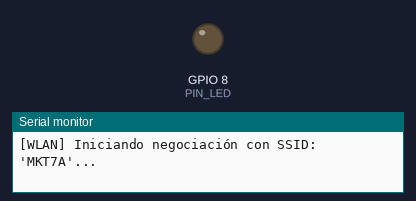
Recording of a sketch running on a simulated ESP32. Shown: output pins drawn as LEDs (lit = HIGH), the last lines printed to the serial monitor. WiFi joins after 1.5 s; servers stay silent unless stated; uploads are accepted with an empty reply.

Above: at 0.1 s.
At 10.8 s:
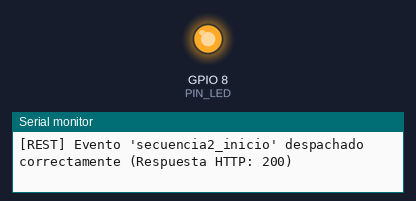
Timing chart, 0 to 12.3 s (numbered marks = the images above):
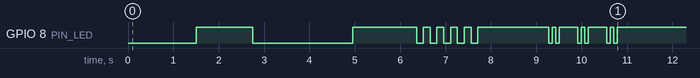

The sketch:

esp32_c3_supermini.ino
```cpp
/**
 * @file esp32_c3_supermini.ino
 * @brief Sketch principal de control y telemetría para ESP32-C3 Super Mini (Arduino IDE).
 * @details Orquesta la inicialización del hardware, la conexión a la infraestructura
 *          Wi-Fi y la ejecución de los métodos de control lumínico y lectura térmica
 *          bajo el paradigma orientado a objetos (POO).
 *
 * @author Mecatrónica - Programación Avanzada
 * @version 1.1.0
 */

#include "ESP32C3Dispositivo.h"

// =========================================================================
// PARÁMETROS DE CONFIGURACIÓN DE RED Y SERVICIOS
// =========================================================================

/** @brief Identificador del conjunto de servicios inalámbricos (SSID en 2.4 GHz). */
const char* WIFI_SSID     = "MKT7A";

/** @brief Clave de autenticación para la infraestructura Wi-Fi. */
const char* WIFI_PASSWORD = "87654321";

/**
 * @brief Localizador uniforme de recursos (URI) del endpoint de la API telemétrica.
 * @note Opciones típicas de despliegue:
 *       - Local / LAN:     "http://192.168.1.100:8000/api/eventos"
 *       - VPS con PHP:     "http://tu-dominio.com/api/index.php"
 *       - PythonAnywhere:  "https://tu_usuario.pythonanywhere.com/api/eventos"
 */
const String API_URL      = "http://192.168.1.100:8000/api/eventos";

// =========================================================================
// ASIGNACIÓN DE HARDWARE (ESP32-C3 SUPER MINI)
// =========================================================================

/**
 * @brief Terminal GPIO asignado al diodo emisor de luz integrado en placa.
 * @note En la placa ESP32-C3 Super Mini, el LED azul de usuario reside en GPIO 8.
 */
const uint8_t PIN_LED     = 8;

/**
 * @brief Configuración de lógica activa para la excitación del LED integrado.
 * @note La topología de circuito utiliza nivel bajo activo (Active LOW: LOW = ON, HIGH = OFF).
 */
const bool LED_ACTIVO_BAJO = true;

// =========================================================================
// INSTANCIACIÓN DE LA ENTIDAD CONTROLADORA (POO)
// =========================================================================

/**
 * @brief Instancia global del controlador de la tarjeta embebida.
 */
ESP32C3Dispositivo dispositivo(WIFI_SSID, WIFI_PASSWORD, API_URL, PIN_LED, LED_ACTIVO_BAJO);

/**
 * @brief Rutina de configuración inicial del sistema (ejecutada una única vez al arranque).
 * @details Configura registros, inicializa la consola CDC USB nativa, establece la asociación
 *          de red y valida secuencialmente cada uno de los métodos requeridos.
 */
void setup() {
    // 1. Inicialización de periféricos y UART/USB CDC a 115200 baudios
    dispositivo.iniciar(115200);

    // Retardo de estabilización para el bus USB CDC nativo
    delay(1000);

    // 2. Establecimiento mandatorio de enlace inalámbrico Wi-Fi
    Serial.println(F("\n========================================================"));
    Serial.println(F(" SISTEMA DE TELEMETRÍA Y CONTROL ESP32-C3 SUPER MINI"));
    Serial.println(F("========================================================"));
    Serial.println(F("[INICIO] Negociando asociación a la red inalámbrica..."));

    if (dispositivo.conectarWiFi()) {
        Serial.println(F("[INICIO] Conectividad Wi-Fi operativa. Iniciando batería de pruebas..."));
    } else {
        Serial.println(F("[ALERTA] Fallo inicial de enlace Wi-Fi. Las funciones intentarán reconectar."));
    }

    // 3. Demostración y validación de los métodos de control requeridos:

    // Método 1: Excitación del LED indicador
    Serial.println(F("\n--- [Prueba 1] Método: encenderLed() ---"));
    dispositivo.encenderLed();
    delay(2000);

    // Método 2: Desactivación del LED indicador
    Serial.println(F("\n--- [Prueba 2] Método: apagarLed() ---"));
    dispositivo.apagarLed();
    delay(1000);

    // Método 3: Secuencia luminosa rápida
    Serial.println(F("\n--- [Prueba 3] Método: secuencia1() ---"));
    dispositivo.secuencia1();
    delay(1000);

    // Método 4: Secuencia luminosa bifásica estroboscópica
    Serial.println(F("\n--- [Prueba 4] Método: secuencia2() ---"));
    dispositivo.secuencia2();
    delay(1000);

    // Método 5: Muestreo de temperatura del silicio
    Serial.println(F("\n--- [Prueba 5] Método: temperatura() ---"));
    float temp = dispositivo.temperatura();
    Serial.printf("[TELEMETRÍA] Lectura térmica actual: %.2f °C\n", temp);
}

/**
 * @brief Bucle cíclico principal del sistema.
 * @details Ejecuta periódicamente el muestreo y despacho telemétrico de la temperatura on-chip.
 */
void loop() {
    delay(10000);
    dispositivo.temperatura();
}
```

ESP32C3Dispositivo.cpp
```cpp
/**
 * @file ESP32C3Dispositivo.cpp
 * @brief Implementación de las rutinas de control, telemetría y red de la clase ESP32C3Dispositivo.
 * @details Desarrolla la lógica de conmutación de periféricos, muestreo del sensor analógico
 *          on-chip de temperatura, gestión de sockets Wi-Fi y serialización de tramas JSON
 *          mediante peticiones HTTP/HTTPS para el SoC ESP32-C3.
 */

#include "ESP32C3Dispositivo.h"

/**
 * @brief Constructor de la clase controladora.
 * @details Inicializa los atributos miembro requeridos para la conectividad y el direccionamiento GPIO.
 */
ESP32C3Dispositivo::ESP32C3Dispositivo(const char* ssid, const char* password, const String& apiUrl, uint8_t pinLed, bool activoBajo)
    : _pinLed(pinLed), _activoBajo(activoBajo), _ssid(ssid), _password(password), _apiUrl(apiUrl) {
}

/**
 * @brief Configura el estado inicial de los registros GPIO y la interfaz de comunicaciones serie.
 * @param baudios Tasa de baudios para la consola serie.
 */
void ESP32C3Dispositivo::iniciar(unsigned long baudios) {
    Serial.begin(baudios);
    pinMode(_pinLed, OUTPUT);
    apagarLed(); // Establece estado seguro inicial en corte/apagado
    Serial.println(F("\n[HAL] Inicializando registros de periféricos y subsistema de comunicaciones..."));
}

/**
 * @brief Consulta el estado de enlace en la capa física/enlace de la pila de red.
 * @return true si el estado reportado por el driver de red es WL_CONNECTED.
 */
bool ESP32C3Dispositivo::estaConectado() {
    return WiFi.status() == WL_CONNECTED;
}

/**
 * @brief Ejecuta el protocolo de autenticación y asociación a la red inalámbrica Wi-Fi.
 * @return true si la interfaz obtiene una dirección IP válida; false en caso de agotamiento de intentos.
 */
bool ESP32C3Dispositivo::conectarWiFi() {
    if (estaConectado()) {
        return true;
    }

    Serial.printf("[WLAN] Iniciando negociación con SSID: '%s'...\n", _ssid);
    WiFi.mode(WIFI_STA);
    WiFi.begin(_ssid, _password);

    int intentos = 0;
    while (WiFi.status() != WL_CONNECTED && intentos < 30) {
        delay(250);
        Serial.print('.');
        intentos++;
    }

    if (WiFi.status() == WL_CONNECTED) {
        Serial.println(F("\n[WLAN] Asociación exitosa."));
        Serial.print(F("[WLAN] Dirección IPv4 asignada: "));
        Serial.println(WiFi.localIP());
        return true;
    } else {
        Serial.println(F("\n[WLAN] Error crítico: Tiempo de espera agotado al conectar con el AP."));
        return false;
    }
}

/**
 * @brief Garantiza la disponibilidad de la conexión Wi-Fi previo a la ejecución de tareas.
 * @return true si la conexión está lista o se restableció correctamente.
 */
bool ESP32C3Dispositivo::asegurarConexionWiFi() {
    if (!estaConectado()) {
        Serial.println(F("[WLAN] Enlace inactivo detectado. Ejecutando reconexión preventiva..."));
        return conectarWiFi();
    }
    return true;
}

/**
 * @brief Conmuta físicamente el estado del terminal GPIO del LED considerando su nivel activo.
 * @param encendido Booleano que define si el diodo emite luz (true) o permanece extinto (false).
 */
void ESP32C3Dispositivo::fijarEstadoLed(bool encendido) {
    if (_activoBajo) {
        digitalWrite(_pinLed, encendido ? LOW : HIGH);
    } else {
        digitalWrite(_pinLed, encendido ? HIGH : LOW);
    }
}

/**
 * @brief Pone en conducción el LED y despacha la telemetría correspondiente a la API REST.
 */
void ESP32C3Dispositivo::encenderLed() {
    asegurarConexionWiFi();
    fijarEstadoLed(true);
    Serial.println(F("[GPIO] Transición: LED activado (ON)."));
    notificarEvento("encender_led", "El actuador LED ha sido conmutado a estado activo", 1.0);
}

/**
 * @brief Corta la conducción del LED y despacha la telemetría correspondiente a la API REST.
 */
void ESP32C3Dispositivo::apagarLed() {
    asegurarConexionWiFi();
    fijarEstadoLed(false);
    Serial.println(F("[GPIO] Transición: LED desactivado (OFF)."));
    notificarEvento("apagar_led", "El actuador LED ha sido conmutado a estado inactivo", 0.0);
}

/**
 * @brief Ejecuta el patrón secuencial luminoso número 1 (5 ciclos de parpadeo a 3.33 Hz).
 */
void ESP32C3Dispositivo::secuencia1() {
    asegurarConexionWiFi();
    Serial.println(F("[PATRÓN] Ejecución de Secuencia 1: Oscilación simétrica de alta frecuencia (5 ciclos)."));
    notificarEvento("secuencia1_inicio", "Secuencia de oscilación rápida iniciada");

    for (int i = 0; i < 5; i++) {
        fijarEstadoLed(true);
        delay(150);
        fijarEstadoLed(false);
        delay(150);
    }

    notificarEvento("secuencia1_fin", "Secuencia de oscilación rápida culminada con éxito");
}

/**
 * @brief Ejecuta el patrón secuencial luminoso número 2 (3 trenes de doble pulso asimétrico).
 */
void ESP32C3Dispositivo::secuencia2() {
    asegurarConexionWiFi();
    Serial.println(F("[PATRÓN] Ejecución de Secuencia 2: Tren de doble pulso estroboscópico (3 ciclos)."));
    notificarEvento("secuencia2_inicio", "Secuencia estroboscópica de pulso doble iniciada");

    for (int i = 0; i < 3; i++) {
        fijarEstadoLed(true);
        delay(80);
        fijarEstadoLed(false);
        delay(80);
        fijarEstadoLed(true);
        delay(80);
        fijarEstadoLed(false);
        delay(400);
    }

    notificarEvento("secuencia2_fin", "Secuencia estroboscópica de pulso doble culminada con éxito");
}

/**
 * @brief Adquiere la temperatura de unión del microprocesador mediante la API térmica interna.
 * @return Temperatura en grados Celsius (°C).
 */
float ESP32C3Dispositivo::temperatura() {
    asegurarConexionWiFi();

    // Adquisición analógica mediante el convertidor térmico integrado en el silicio
    float tempC = temperatureRead();
    Serial.printf("[TELEMETRÍA] Sensor térmico on-chip muestreado: %.2f °C\n", tempC);

    notificarEvento("temperatura", "Lectura del sensor analógico térmico integrado en silicio", tempC);
    return tempC;
}

/**
 * @brief Serializa el evento en JSON y efectúa la transferencia por protocolo HTTP/HTTPS.
 * @param nombreEvento Mnemónico del evento.
 * @param mensaje Cadena descriptiva del evento.
 * @param valor Magnitud numérica asociada.
 * @return true si la transacción HTTP devolvió código exitoso (2xx).
 */
bool ESP32C3Dispositivo::notificarEvento(const String& nombreEvento, const String& mensaje, float valor) {
    if (!estaConectado()) {
        Serial.println(F("[REST] Operación abortada: Ausencia de conectividad Wi-Fi."));
        return false;
    }

    HTTPClient http;
    bool exitoInicio = false;

    // Conexión segura TLS para endpoints bajo esquema HTTPS (ej. PythonAnywhere o VPS con SSL)
    if (_apiUrl.startsWith("https://")) {
        WiFiClientSecure secureClient;
        secureClient.setInsecure(); // Admite certificados TLS sin requerir quema previa de autoridades CA
        exitoInicio = http.begin(secureClient, _apiUrl);
    } else {
        WiFiClient client;
        exitoInicio = http.begin(client, _apiUrl);
    }

    if (!exitoInicio) {
        Serial.printf("[REST] Error crítico al resolver el endpoint: %s\n", _apiUrl.c_str());
        return false;
    }

    http.addHeader("Content-Type", "application/json");

    // Construcción de la carga útil JSON (Payload)
    String jsonPayload = "{";
    jsonPayload += "\"dispositivo\":\"ESP32-C3 Super Mini\",";
    jsonPayload += "\"evento\":\"" + nombreEvento + "\",";
    jsonPayload += "\"mensaje\":\"" + mensaje + "\",";
    jsonPayload += "\"valor\":" + String(valor, 2) + ",";
    jsonPayload += "\"ip\":\"" + WiFi.localIP().toString() + "\"";
    jsonPayload += "}";

    int httpCode = http.POST(jsonPayload);

    if (httpCode > 0) {
        Serial.printf("[REST] Evento '%s' despachado correctamente (Respuesta HTTP: %d)\n", nombreEvento.c_str(), httpCode);
        http.end();
        return true;
    } else {
        Serial.printf("[REST] Falla en la transmisión del evento '%s' (Causa: %s)\n", nombreEvento.c_str(), http.errorToString(httpCode).c_str());
        http.end();
        return false;
    }
}
```

Source omitted: ESP32C3Dispositivo.h (6617 bytes)
